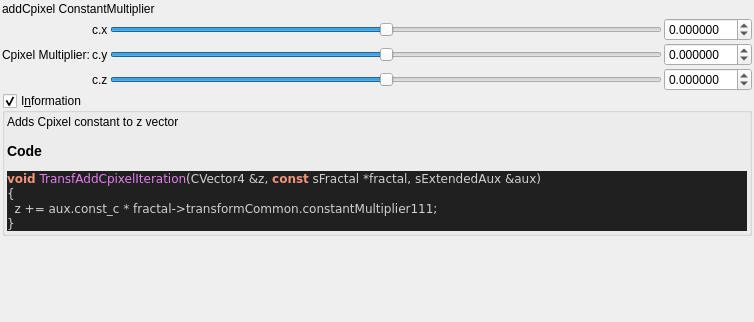
<?xml version="1.0" encoding="UTF-8"?>
<ui version="4.0">
 <class>transf_add_cpixel</class>
 <widget class="QWidget" name="Form">
  <property name="geometry">
   <rect>
    <x>0</x>
    <y>0</y>
    <width>754</width>
    <height>322</height>
   </rect>
  </property>
  <property name="windowTitle">
   <string notr="true">transf_add_cpixel</string>
  </property>
  <layout class="QVBoxLayout" name="verticalLayout">
   <property name="spacing">
    <number>2</number>
   </property>
   <property name="leftMargin">
    <number>2</number>
   </property>
   <property name="topMargin">
    <number>2</number>
   </property>
   <property name="rightMargin">
    <number>2</number>
   </property>
   <property name="bottomMargin">
    <number>2</number>
   </property>
   <item>
    <widget class="QLabel" name="label">
     <property name="toolTip">
      <string>&lt;html&gt;&lt;head/&gt;&lt;body&gt;&lt;p&gt;Cpixel is CVector3 c = ( c.x, c.y, c.z). It is each original point (pixel) in 3D space where the iteration starts from, ( c = original z for each point .) It is commonly found in formula structures z = f(z) + c.&lt;/p&gt;&lt;p&gt;The Cpixel multiplier effectively scales this point &amp;quot;c&amp;quot;.&lt;/p&gt;&lt;/body&gt;&lt;/html&gt;</string>
     </property>
     <property name="text">
      <string>addCpixel ConstantMultiplier</string>
     </property>
    </widget>
   </item>
   <item>
    <layout class="QGridLayout" name="gridLayout">
     <property name="spacing">
      <number>2</number>
     </property>
     <item row="0" column="3">
      <widget class="MyDoubleSpinBox" name="spinbox3_transf_constant_multiplier_111_x">
       <property name="sizePolicy">
        <sizepolicy hsizetype="Minimum" vsizetype="Maximum">
         <horstretch>0</horstretch>
         <verstretch>0</verstretch>
        </sizepolicy>
       </property>
       <property name="prefix">
        <string/>
       </property>
       <property name="suffix">
        <string/>
       </property>
       <property name="decimals">
        <number>6</number>
       </property>
       <property name="minimum">
        <double>-99.989999999999995</double>
       </property>
       <property name="maximum">
        <double>99.989999999999995</double>
       </property>
       <property name="singleStep">
        <double>0.100000000000000</double>
       </property>
      </widget>
     </item>
     <item row="0" column="2">
      <widget class="QSlider" name="slider3_transf_constant_multiplier_111_x">
       <property name="sizePolicy">
        <sizepolicy hsizetype="Expanding" vsizetype="Maximum">
         <horstretch>0</horstretch>
         <verstretch>0</verstretch>
        </sizepolicy>
       </property>
       <property name="minimum">
        <number>-10000000</number>
       </property>
       <property name="maximum">
        <number>10000000</number>
       </property>
       <property name="value">
        <number>0</number>
       </property>
       <property name="sliderPosition">
        <number>0</number>
       </property>
       <property name="orientation">
        <enum>Qt::Horizontal</enum>
       </property>
      </widget>
     </item>
     <item row="0" column="1">
      <widget class="QLabel" name="label_109">
       <property name="text">
        <string notr="true">c.x</string>
       </property>
      </widget>
     </item>
     <item row="1" column="2">
      <widget class="QSlider" name="slider3_transf_constant_multiplier_111_y">
       <property name="sizePolicy">
        <sizepolicy hsizetype="Expanding" vsizetype="Maximum">
         <horstretch>0</horstretch>
         <verstretch>0</verstretch>
        </sizepolicy>
       </property>
       <property name="minimum">
        <number>-10000000</number>
       </property>
       <property name="maximum">
        <number>10000000</number>
       </property>
       <property name="value">
        <number>0</number>
       </property>
       <property name="sliderPosition">
        <number>0</number>
       </property>
       <property name="orientation">
        <enum>Qt::Horizontal</enum>
       </property>
      </widget>
     </item>
     <item row="2" column="2">
      <widget class="QSlider" name="slider3_transf_constant_multiplier_111_z">
       <property name="sizePolicy">
        <sizepolicy hsizetype="Expanding" vsizetype="Maximum">
         <horstretch>0</horstretch>
         <verstretch>0</verstretch>
        </sizepolicy>
       </property>
       <property name="minimum">
        <number>-10000000</number>
       </property>
       <property name="maximum">
        <number>10000000</number>
       </property>
       <property name="value">
        <number>0</number>
       </property>
       <property name="sliderPosition">
        <number>0</number>
       </property>
       <property name="orientation">
        <enum>Qt::Horizontal</enum>
       </property>
      </widget>
     </item>
     <item row="1" column="3">
      <widget class="MyDoubleSpinBox" name="spinbox3_transf_constant_multiplier_111_y">
       <property name="sizePolicy">
        <sizepolicy hsizetype="Minimum" vsizetype="Maximum">
         <horstretch>0</horstretch>
         <verstretch>0</verstretch>
        </sizepolicy>
       </property>
       <property name="prefix">
        <string/>
       </property>
       <property name="suffix">
        <string/>
       </property>
       <property name="decimals">
        <number>6</number>
       </property>
       <property name="minimum">
        <double>-99.989999999999995</double>
       </property>
       <property name="maximum">
        <double>99.989999999999995</double>
       </property>
       <property name="singleStep">
        <double>0.100000000000000</double>
       </property>
      </widget>
     </item>
     <item row="2" column="3">
      <widget class="MyDoubleSpinBox" name="spinbox3_transf_constant_multiplier_111_z">
       <property name="sizePolicy">
        <sizepolicy hsizetype="Minimum" vsizetype="Maximum">
         <horstretch>0</horstretch>
         <verstretch>0</verstretch>
        </sizepolicy>
       </property>
       <property name="prefix">
        <string/>
       </property>
       <property name="suffix">
        <string/>
       </property>
       <property name="decimals">
        <number>6</number>
       </property>
       <property name="minimum">
        <double>-99.989999999999995</double>
       </property>
       <property name="maximum">
        <double>99.989999999999995</double>
       </property>
       <property name="singleStep">
        <double>0.100000000000000</double>
       </property>
      </widget>
     </item>
     <item row="1" column="1">
      <widget class="QLabel" name="label_110">
       <property name="text">
        <string notr="true">c.y</string>
       </property>
      </widget>
     </item>
     <item row="2" column="1">
      <widget class="QLabel" name="label_111">
       <property name="text">
        <string notr="true">c.z</string>
       </property>
      </widget>
     </item>
     <item row="0" column="0" rowspan="3">
      <widget class="QLabel" name="label_108">
       <property name="text">
        <string>Cpixel Multiplier:</string>
       </property>
      </widget>
     </item>
    </layout>
   </item>
   <item>
    <widget class="MyGroupBox" name="groupCheck_info">
     <property name="title">
      <string>I&amp;nformation</string>
     </property>
     <property name="flat">
      <bool>false</bool>
     </property>
     <property name="checkable">
      <bool>true</bool>
     </property>
     <layout class="QVBoxLayout" name="verticalLayout_2">
      <property name="spacing">
       <number>2</number>
      </property>
      <property name="leftMargin">
       <number>2</number>
      </property>
      <property name="topMargin">
       <number>2</number>
      </property>
      <property name="rightMargin">
       <number>2</number>
      </property>
      <property name="bottomMargin">
       <number>2</number>
      </property>
      <item>
       <widget class="QLabel" name="label_code_content">
        <property name="text">
         <string notr="true">&lt;p&gt;Adds Cpixel constant to z vector&lt;/p&gt;&lt;table&gt;
&lt;/table&gt;
&lt;h3&gt;Code&lt;/h3&gt;
&lt;body style=&quot;background-color:#202020&quot;&gt;
&lt;pre style=&quot;color:#d0d0d0; background-color:#202020;  font-family:'Courier New',monospace;&quot;&gt;&lt;span style=&quot;color:#f09479; font-weight:bold&quot;&gt;void&lt;/span&gt; &lt;span style=&quot;color:#e47eed&quot;&gt;TransfAddCpixelIteration&lt;/span&gt;&lt;span style=&quot;color:#d0d0d0&quot;&gt;(&lt;/span&gt;CVector4 &lt;span style=&quot;color:#d0d0d0&quot;&gt;&amp;amp;&lt;/span&gt;z&lt;span style=&quot;color:#d0d0d0&quot;&gt;,&lt;/span&gt; &lt;span style=&quot;color:#f09479; font-weight:bold&quot;&gt;const&lt;/span&gt; sFractal &lt;span style=&quot;color:#d0d0d0&quot;&gt;*&lt;/span&gt;fractal&lt;span style=&quot;color:#d0d0d0&quot;&gt;,&lt;/span&gt; sExtendedAux &lt;span style=&quot;color:#d0d0d0&quot;&gt;&amp;amp;&lt;/span&gt;aux&lt;span style=&quot;color:#d0d0d0&quot;&gt;)&lt;/span&gt;
&lt;span style=&quot;color:#d0d0d0&quot;&gt;{&lt;/span&gt;
  z &lt;span style=&quot;color:#d0d0d0&quot;&gt;+=&lt;/span&gt; aux&lt;span style=&quot;color:#d0d0d0&quot;&gt;.&lt;/span&gt;const_c &lt;span style=&quot;color:#d0d0d0&quot;&gt;*&lt;/span&gt; fractal&lt;span style=&quot;color:#d0d0d0&quot;&gt;-&amp;gt;&lt;/span&gt;transformCommon&lt;span style=&quot;color:#d0d0d0&quot;&gt;.&lt;/span&gt;constantMultiplier111&lt;span style=&quot;color:#d0d0d0&quot;&gt;;&lt;/span&gt;
&lt;span style=&quot;color:#d0d0d0&quot;&gt;}&lt;/span&gt;
&lt;/pre&gt;
&lt;/body&gt;</string>
        </property>
        <property name="wordWrap">
         <bool>true</bool>
        </property>
        <property name="openExternalLinks">
         <bool>true</bool>
        </property>
        <property name="textInteractionFlags">
         <set>Qt::LinksAccessibleByMouse|Qt::TextSelectableByMouse</set>
        </property>
       </widget>
      </item>
     </layout>
    </widget>
   </item>
   <item>
    <spacer name="verticalSpacer">
     <property name="orientation">
      <enum>Qt::Vertical</enum>
     </property>
     <property name="sizeHint" stdset="0">
      <size>
       <width>20</width>
       <height>40</height>
      </size>
     </property>
    </spacer>
   </item>
  </layout>
 </widget>
 <customwidgets>
  <customwidget>
   <class>MyDoubleSpinBox</class>
   <extends>QDoubleSpinBox</extends>
   <header>my_double_spin_box.h</header>
  </customwidget>
  <customwidget>
   <class>MyGroupBox</class>
   <extends>QGroupBox</extends>
   <header>my_group_box.h</header>
   <container>1</container>
  </customwidget>
 </customwidgets>
 <tabstops>
  <tabstop>slider3_transf_constant_multiplier_111_x</tabstop>
  <tabstop>spinbox3_transf_constant_multiplier_111_x</tabstop>
  <tabstop>slider3_transf_constant_multiplier_111_y</tabstop>
  <tabstop>spinbox3_transf_constant_multiplier_111_y</tabstop>
  <tabstop>slider3_transf_constant_multiplier_111_z</tabstop>
  <tabstop>spinbox3_transf_constant_multiplier_111_z</tabstop>
  <tabstop>groupCheck_info</tabstop>
 </tabstops>
 <resources/>
 <connections/>
</ui>
